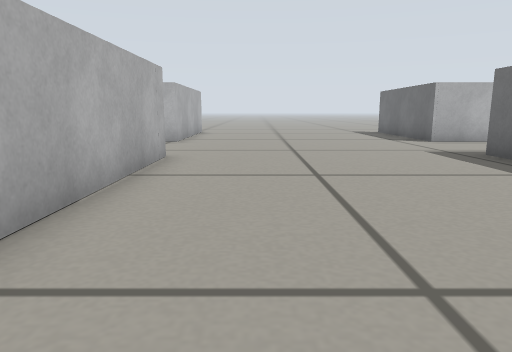
view 1 (above)

18 first-person views from a walk through a Gazebo world. The camera is 0.26 m above the floor, tilts 10° down and sees 70° across. The floor is counted in squares, 0.25 m on a side. Each view is taken from the middle of a square. On the plan, view 1 faces up. The plan holds only what a view shows up to about 13 squares ahead; the rest is blank.

view 2
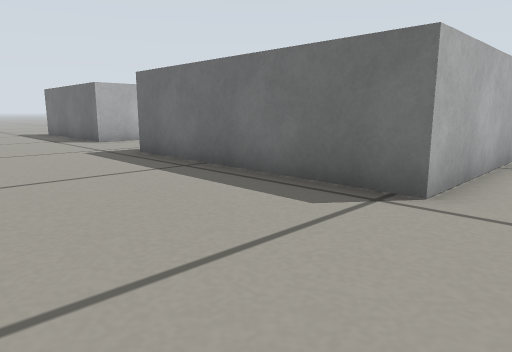

view 3
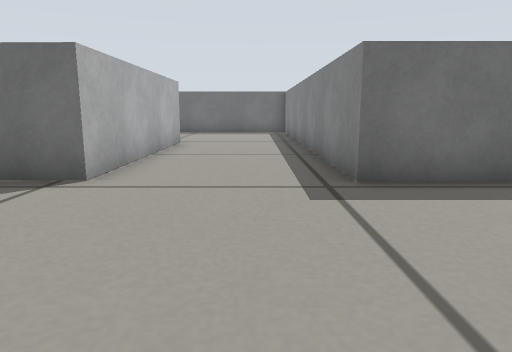

view 4
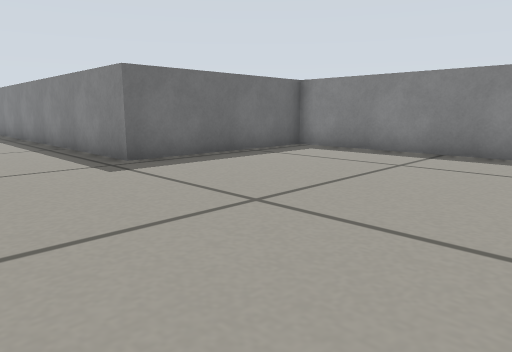

view 5
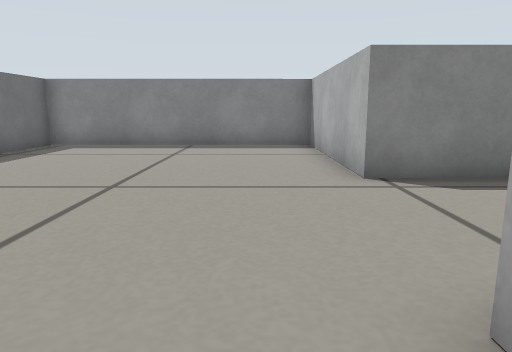

view 6
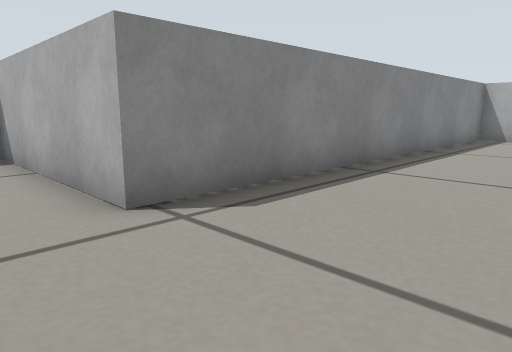

view 7
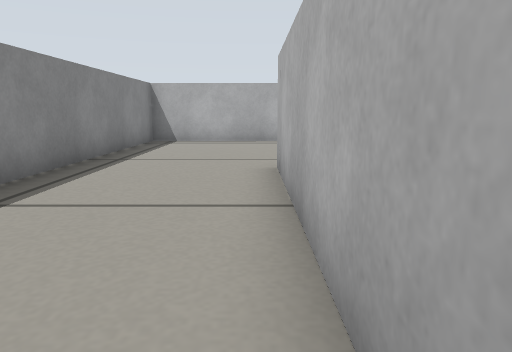

view 8
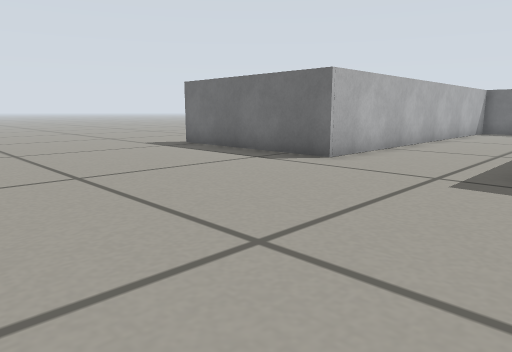

view 9
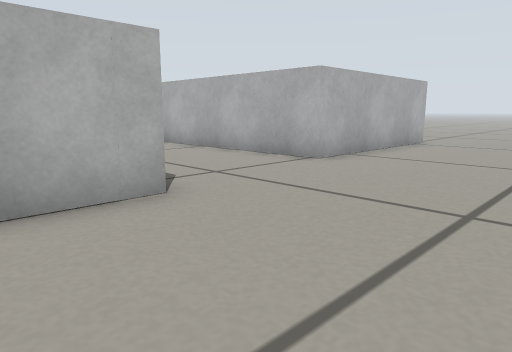

view 10
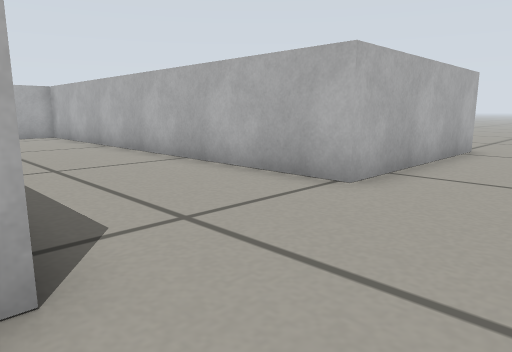

view 11
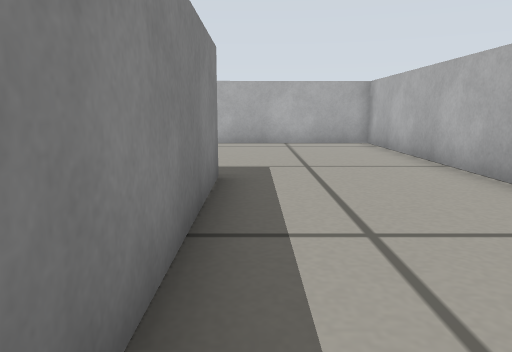

view 12
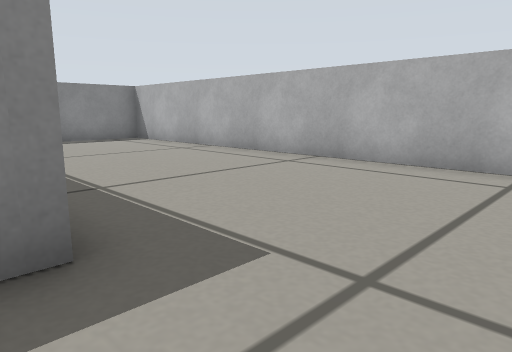

view 13
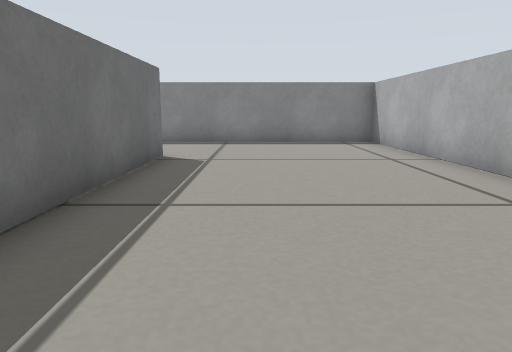

view 14
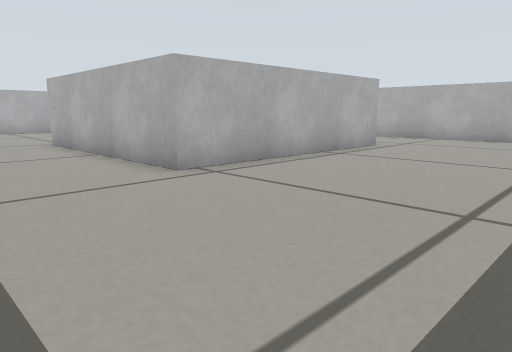

view 15
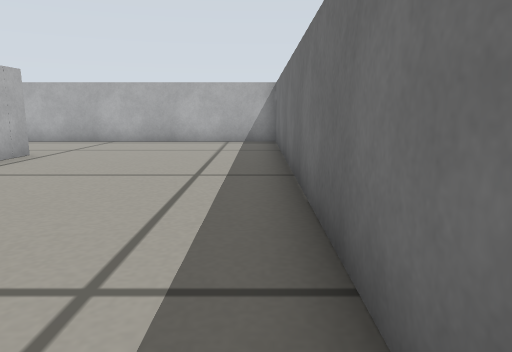

view 16
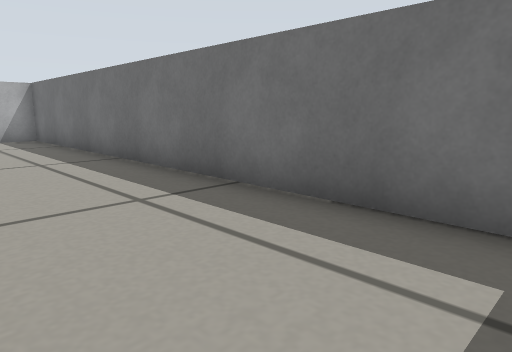

view 17
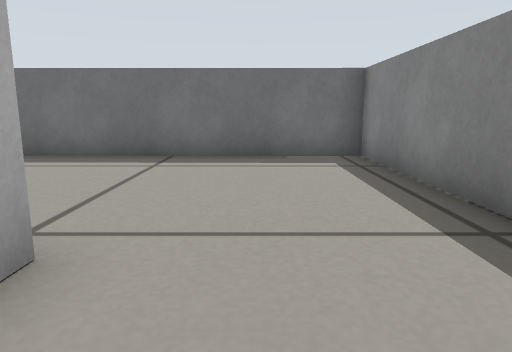

view 18
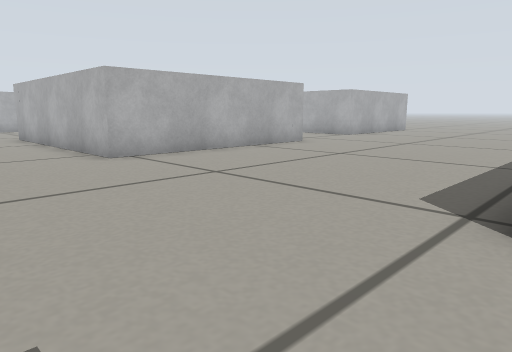

### Floor plan
Points are (right, up) in squares from view 1. A wall is a line through its corners. A room is listed if a view was taken in it or the views show most of it. See-through windows are left out.
Room 1 (views 1, 2, 3, 4, 5, 6, 7, 8, 9, 10, 11, 12, 13, 14, 15, 16, 17, 18)
walls: (-2.1, 8.5) (-2.1, 1.5) (-9.8, 1.4) (-9.8, 7); (12.6, 8.9) (12.5, 1.6) (5.5, 1.5) (5.5, 8.8); (-9.9, 8.4) (-4.7, 8.4); (-2.7, 18.8) (-2.7, 12.7) (-16.2, 12.7) (-16, -2.7) (-2.7, -2.7) (-2.7, -8.4) (5.3, -8.3) (5.4, -2.5) (18.6, -2.5) (18.7, 12.7) (6.1, 12.7) (6.2, 18.5)
ways out: opening at (-3, 19.5); opening at (6.5, 19.5)

Positions as (right, up) in squares from view 1, and headings:
1: (0, 0), facing up
2: (1, 0), facing up-right
3: (0, -1), facing right
4: (-2, 1), facing down-right
5: (-1, 3), facing down
6: (-1, 1), facing down-left
7: (-3, 1), facing left
8: (-1, 8), facing up-right
9: (2, 6), facing up-left
10: (0, 8), facing up-left
11: (-4, 9), facing left
12: (-9, 11), facing down-left
13: (-12, 10), facing down
14: (18, -2), facing up-left
15: (18, 0), facing up
16: (15, -2), facing up-right
17: (10, 0), facing right
18: (6, -2), facing up-left
